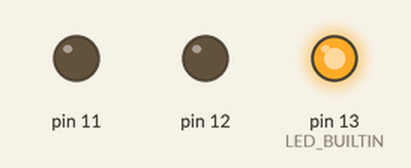
This sketch was run on a simulated Arduino Uno, built with avr-gcc and run on an emulated ATmega328P. Parts: output pins drawn as LEDs (lit = HIGH).

Above: at 0.1 s.
At 1.1 s:
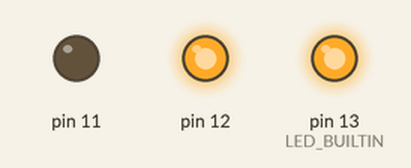
At 2.1 s:
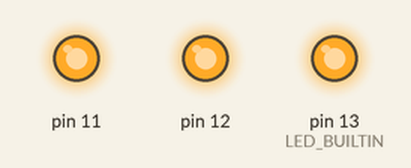
Timing chart, 0 to 3.6 s (numbered marks = the images above):
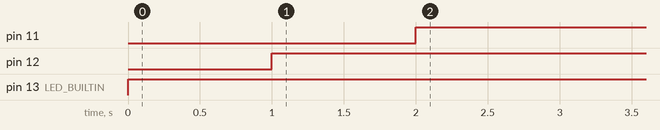

The sketch:

traffic_light.ino
```cpp
// C++ code
//
void setup()
{
  pinMode(LED_BUILTIN, OUTPUT);
  pinMode(12, OUTPUT);
  pinMode(11, OUTPUT);
}

void loop()
{
  digitalWrite(LED_BUILTIN, HIGH);
  delay(1000); // Wait for 1000 millisecond(s)
  digitalWrite(12, HIGH);
  delay(1000); // Wait for 1000 millisecond(s)
  digitalWrite(11, HIGH);
}
```

Measured:
- by itself, pin 11: LOW → HIGH at 2.0 s
- by itself, pin 12: LOW → HIGH at 1.0 s
- by itself, pin 13 (LED_BUILTIN): LOW → HIGH at 0.00 s
